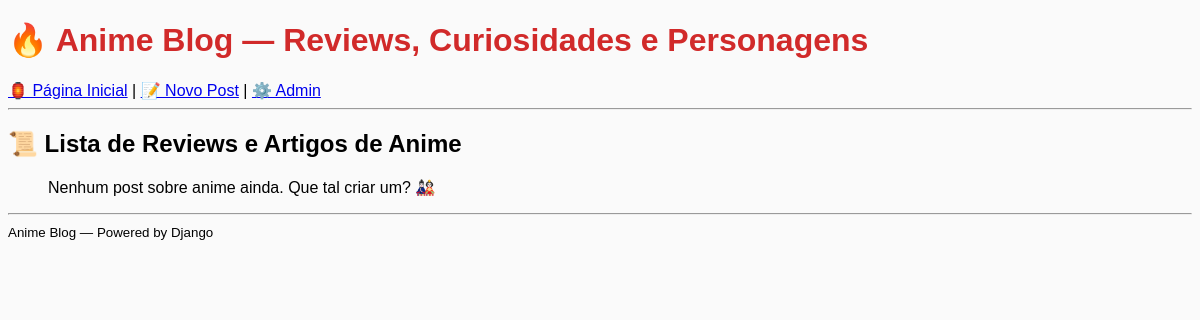
Before: / with the older database file.
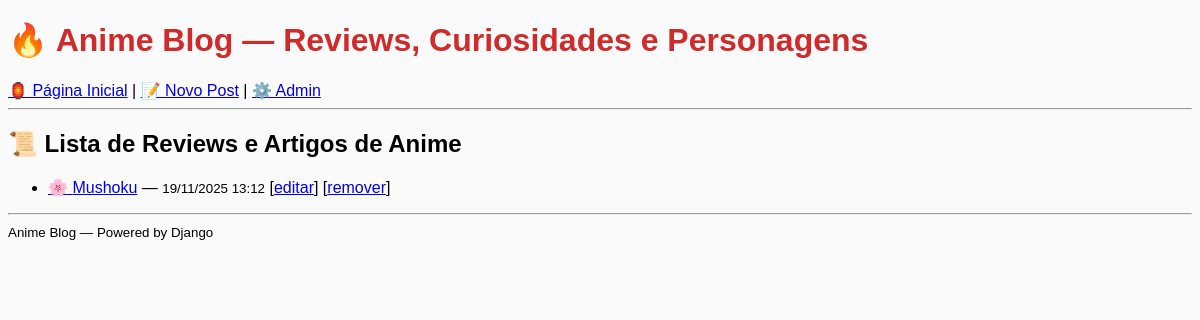
After: the same page with the newer database file.
### posts/models.py (models this page shows, shortened)
class Post(models.Model):
    title = models.CharField("Título do Anime ou Episódio", max_length=255)
    content = models.TextField("Conteúdo em HTML (Análise, Review ou Curiosidades)")
    posted_at = models.DateTimeField("Data da postagem", auto_now_add=True)
    class Meta:
        ordering = ['-posted_at']

### posts/views.py (the view)
# urls.py: path('', PostListView.as_view(), name='post_list'),
class PostListView(ListView):
    model = Post
    template_name = "post_list.html"
    context_object_name = "posts"

### templates/post_list.html (shortened to what this page needs)
{% extends "base.html" %}
{% block content %}
  <h2>📜 Lista de Reviews e Artigos de Anime</h2>
  <ul>
    {% for post in posts %}
      <li>
        <a href="{% url 'post_detail' post.pk %}">🌸 {{ post.title }}</a>
        — <small>{{ post.posted_at|date:"d/m/Y H:i" }}</small>
        [<a href="{% url 'post_update' post.pk %}">editar</a>]
        [<a href="{% url 'post_delete' post.pk %}">remover</a>]
      </li>
    {% empty %}
      <p>Nenhum post sobre anime ainda. Que tal criar um? 🎎</p>
    {% endfor %}
  </ul>
{% endblock %}

### templates/base.html (shortened to what this page needs)
<!doctype html>
<html lang="pt-BR">
<head>
</head>
<body style="background:#fafafa; font-family: Arial;">
  <header>
    <h1 style="color:#d12a2a;">🔥 Anime Blog — Reviews, Curiosidades e Personagens</h1>
    <nav>
      <a href="{% url 'post_list' %}">🏮 Página Inicial</a> |
      <a href="{% url 'post_create' %}">📝 Novo Post</a> |
      <a href="/admin/">⚙️ Admin</a>
    </nav>
    <hr>
  </header>
  <main>
    {% block content %}{% endblock %}
  </main>
  <footer>
    <hr>
    <small>Anime Blog — Powered by Django</small>
  </footer>
</body>
</html>

Changed rows visible on the page:
added Post: title "Mushoku", posted_at "19/11/2025 13:12"
Other visible differences:
text no longer shown: "Nenhum post sobre anime ainda. Que tal criar um? 🎎"
